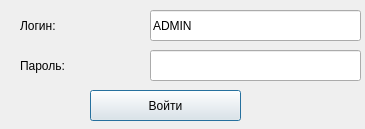
<?xml version="1.0" encoding="UTF-8"?>
<ui version="4.0">
 <class>Dialog</class>
 <widget class="QDialog" name="Dialog">
  <property name="geometry">
   <rect>
    <x>0</x>
    <y>0</y>
    <width>365</width>
    <height>129</height>
   </rect>
  </property>
  <property name="windowTitle">
   <string>Dialog</string>
  </property>
  <widget class="QPushButton" name="pushButton">
   <property name="geometry">
    <rect>
     <x>90</x>
     <y>90</y>
     <width>151</width>
     <height>31</height>
    </rect>
   </property>
   <property name="text">
    <string>Войти</string>
   </property>
  </widget>
  <widget class="QLineEdit" name="lineEdit">
   <property name="geometry">
    <rect>
     <x>150</x>
     <y>10</y>
     <width>211</width>
     <height>31</height>
    </rect>
   </property>
   <property name="text">
    <string>ADMIN</string>
   </property>
   <property name="readOnly">
    <bool>true</bool>
   </property>
  </widget>
  <widget class="QLineEdit" name="line_pass">
   <property name="geometry">
    <rect>
     <x>150</x>
     <y>50</y>
     <width>211</width>
     <height>31</height>
    </rect>
   </property>
   <property name="echoMode">
    <enum>QLineEdit::Password</enum>
   </property>
  </widget>
  <widget class="QLabel" name="label">
   <property name="geometry">
    <rect>
     <x>20</x>
     <y>10</y>
     <width>121</width>
     <height>31</height>
    </rect>
   </property>
   <property name="styleSheet">
    <string notr="true">font: 15pt &quot;Perpetua&quot;;</string>
   </property>
   <property name="text">
    <string>Логин:</string>
   </property>
  </widget>
  <widget class="QLabel" name="label_2">
   <property name="geometry">
    <rect>
     <x>20</x>
     <y>50</y>
     <width>111</width>
     <height>31</height>
    </rect>
   </property>
   <property name="styleSheet">
    <string notr="true">font: 15pt &quot;Perpetua&quot;;</string>
   </property>
   <property name="text">
    <string>Пароль:</string>
   </property>
  </widget>
 </widget>
 <resources/>
 <connections/>
</ui>
